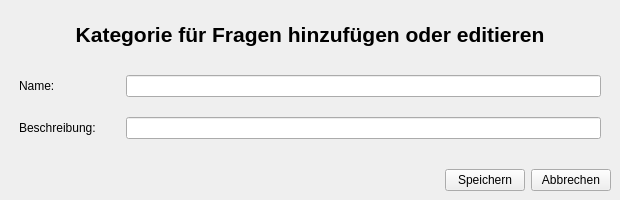
<?xml version="1.0" encoding="UTF-8"?>
<ui version="4.0">
 <class>MainWindow</class>
 <widget class="QMainWindow" name="MainWindow">
  <property name="geometry">
   <rect>
    <x>0</x>
    <y>0</y>
    <width>620</width>
    <height>200</height>
   </rect>
  </property>
  <property name="minimumSize">
   <size>
    <width>620</width>
    <height>200</height>
   </size>
  </property>
  <property name="maximumSize">
   <size>
    <width>636</width>
    <height>200</height>
   </size>
  </property>
  <property name="windowTitle">
   <string>physioForms - Kategorie speichern</string>
  </property>
  <property name="styleSheet">
   <string notr="true"/>
  </property>
  <widget class="QWidget" name="centralwidget">
   <layout class="QGridLayout" name="gridLayout">
    <item row="0" column="0">
     <widget class="QLabel" name="label">
      <property name="maximumSize">
       <size>
        <width>16777215</width>
        <height>50</height>
       </size>
      </property>
      <property name="font">
       <font>
        <family>MS Shell Dlg 2</family>
        <pointsize>16</pointsize>
        <weight>75</weight>
        <bold>true</bold>
       </font>
      </property>
      <property name="text">
       <string>Kategorie für Fragen hinzufügen oder editieren</string>
      </property>
      <property name="scaledContents">
       <bool>false</bool>
      </property>
      <property name="alignment">
       <set>Qt::AlignCenter</set>
      </property>
     </widget>
    </item>
    <item row="1" column="0">
     <layout class="QFormLayout" name="formLayout">
      <property name="sizeConstraint">
       <enum>QLayout::SetDefaultConstraint</enum>
      </property>
      <property name="fieldGrowthPolicy">
       <enum>QFormLayout::ExpandingFieldsGrow</enum>
      </property>
      <property name="rowWrapPolicy">
       <enum>QFormLayout::DontWrapRows</enum>
      </property>
      <property name="labelAlignment">
       <set>Qt::AlignLeading|Qt::AlignLeft|Qt::AlignVCenter</set>
      </property>
      <property name="formAlignment">
       <set>Qt::AlignLeading|Qt::AlignLeft|Qt::AlignTop</set>
      </property>
      <property name="horizontalSpacing">
       <number>30</number>
      </property>
      <property name="verticalSpacing">
       <number>20</number>
      </property>
      <property name="leftMargin">
       <number>10</number>
      </property>
      <property name="topMargin">
       <number>10</number>
      </property>
      <property name="rightMargin">
       <number>10</number>
      </property>
      <property name="bottomMargin">
       <number>0</number>
      </property>
      <item row="0" column="0">
       <widget class="QLabel" name="label_3">
        <property name="text">
         <string>Name:</string>
        </property>
       </widget>
      </item>
      <item row="0" column="1">
       <widget class="QLineEdit" name="lineEdit_name">
        <property name="minimumSize">
         <size>
          <width>0</width>
          <height>20</height>
         </size>
        </property>
       </widget>
      </item>
      <item row="1" column="0">
       <widget class="QLabel" name="label_4">
        <property name="text">
         <string>Beschreibung:</string>
        </property>
       </widget>
      </item>
      <item row="1" column="1">
       <widget class="QLineEdit" name="lineEdit_beschreibung">
        <property name="minimumSize">
         <size>
          <width>0</width>
          <height>20</height>
         </size>
        </property>
       </widget>
      </item>
     </layout>
    </item>
    <item row="2" column="0">
     <layout class="QHBoxLayout" name="horizontalLayout">
      <item>
       <spacer name="horizontalSpacer">
        <property name="orientation">
         <enum>Qt::Horizontal</enum>
        </property>
        <property name="sizeHint" stdset="0">
         <size>
          <width>40</width>
          <height>20</height>
         </size>
        </property>
       </spacer>
      </item>
      <item>
       <widget class="QPushButton" name="speicherButton">
        <property name="text">
         <string>Speichern</string>
        </property>
       </widget>
      </item>
      <item>
       <widget class="QPushButton" name="abbrechButton">
        <property name="text">
         <string>Abbrechen</string>
        </property>
       </widget>
      </item>
     </layout>
    </item>
   </layout>
  </widget>
 </widget>
 <resources/>
 <connections/>
</ui>
